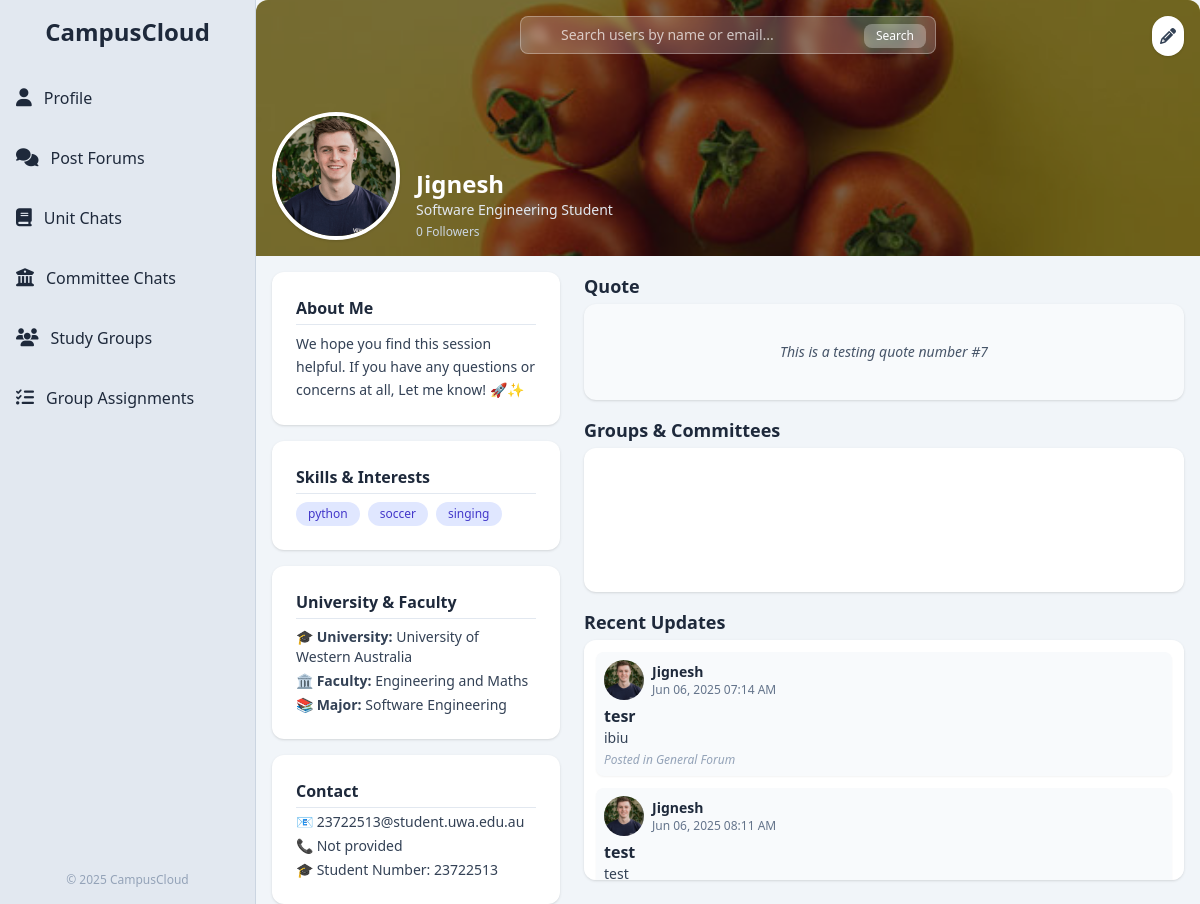
Screenshot of /profile (signed in) with the database file from the repository.
### app/models.py (models this page shows, shortened)
class User(db.Model, UserMixin):
    __tablename__ = 'users'
    id = db.Column(db.Integer, primary_key=True)
    full_name = db.Column(db.String(100), nullable=False)
    email = db.Column(db.String(120), unique=True, nullable=False)
    password_hash = db.Column(db.String(128), nullable=False)
    bio = db.Column(db.Text)
    job_title = db.Column(db.String(100))
    phone = db.Column(db.String(20))
    university = db.Column(db.String(100))
    faculty = db.Column(db.String(100))
    major = db.Column(db.String(100))
    student_number = db.Column(db.String(50))
    quote = db.Column(db.Text)
    skills = db.Column(db.Text)  # NEW: store skills as a comma-separated string
    profile_picture = db.Column(db.String(255))
    cover_picture = db.Column(db.String(255))
    created_at = db.Column(db.DateTime, default=db.func.now())
    committees = db.relationship('Committee', secondary=user_committees, backref='members', lazy='dynamic')
    posts = db.relationship('Post', backref='author', cascade='all, delete-orphan', passive_deletes=True, lazy='dynamic')
    comments = db.relationship('Comment', backref='author', cascade='all, delete-orphan', passive_deletes=True, lazy='dynamic')
    @property
    def skills_list(self):
        return [skill.strip() for skill in self.skills.split(',')] if self.skills else []

class Post(db.Model):
    __tablename__ = 'posts'
    id = db.Column(db.Integer, primary_key=True)
    title = db.Column(db.String(200))
    content = db.Column(db.Text, nullable=False)
    image_url = db.Column(db.String(255))  # uploaded image file path
    created_at = db.Column(db.DateTime, default=db.func.now())
    likes = db.Column(db.Integer, default=0)
    user_id = db.Column(db.Integer, db.ForeignKey('users.id', ondelete='CASCADE', name='fk_posts_user_id'), nullable=False)
    committee_id = db.Column(db.Integer, db.ForeignKey('committees.id', ondelete='SET NULL', name='fk_posts_committee_id'), nullable=True)
    committee = db.relationship('Committee', backref='posts', lazy='joined')
    comments = db.relationship('Comment', backref='post', cascade='all, delete-orphan', passive_deletes=True, lazy='dynamic')

### app/routes.py (the view)
@bp.route('/profile')
@login_required
def profile_landing_page():
    return render_template('profile_landingpage.html', user=current_user)

### app/__init__.py (called while the page is built)
def create_app():
    app = Flask(__name__)
    app.config['SECRET_KEY'] = 'yoursecretkey'
    app.config['SQLALCHEMY_DATABASE_URI'] = 'sqlite:///app.db'
    db.init_app(app)
    migrate.init_app(app, db)
    login_manager.init_app(app)
    login_manager.login_view = 'routes.index'  # Redirect to this route if not logged in
    from app.models import User
    @login_manager.user_loader
    def load_user(user_id):
        return User.query.get(int(user_id))
    from app.routes import bp as routes_bp
    app.register_blueprint(routes_bp)
    return app

### app/templates/profile_landingpage.html (shortened to what this page needs)
{% extends "base.html" %}
{% block content %}
<div class="relative w-full h-64 bg-slate-300 rounded-t-xl">
  <img src="{{ user.cover_picture or 'https://images.unsplash.com/photo-1548883151-3b92dbd284dc?q=80&w=3133&auto=format&fit=crop' }}"
       alt="Profile cover"
       class="object-cover w-full h-full rounded-t-xl" />
  <div class="absolute inset-0 bg-black bg-opacity-50 flex items-end gap-4 p-4 rounded-t-xl">
    <img src="{{ user.profile_picture or 'https://randomuser.me/api/portraits/men/44.jpg' }}"
         alt="Profile picture"
         class="rounded-full border-4 border-white w-32 h-32 object-cover shadow" />
    <div>
      <h1 class="text-2xl font-bold text-white">{{ user.full_name }}</h1>
      <p class="text-sm text-slate-200">{{ user.job_title }}</p>
      <p class="text-xs text-slate-300 mt-1">{{ user.followers_count or 0 }} Followers</p>
    </div>
    <a href="{{ url_for('routes.edit_profile') }}"
       class="absolute top-4 right-4 bg-white text-slate-700 rounded-full p-2 shadow hover:bg-indigo-600 hover:text-white transition">
      <i class="fas fa-pencil-alt"></i>
    </a>
  </div>
  <div class="absolute top-4 left-1/2 transform -translate-x-1/2 w-full max-w-md px-4">
    <form action="{{ url_for('routes.search_users') }}" method="GET" class="relative">
      <div class="relative">
        <div class="absolute inset-y-0 left-0 flex items-center pl-3 pointer-events-none">
          <svg class="w-4 h-4 text-white opacity-70" xmlns="http://www.w3.org/2000/svg" fill="none" viewBox="0 0 20 20">
            <path stroke="currentColor" stroke-linecap="round" stroke-linejoin="round" stroke-width="2"
                  d="m19 19-4-4m0-7A7 7 0 1 1 1 8a7 7 0 0 1 14 0Z"/>
          </svg>
        </div>
        <input type="search"
               id="search-users"
               name="query"
               class="block w-full p-2 pl-10 text-sm text-white border border-white/30 rounded-lg bg-white/20 backdrop-blur-sm focus:ring-indigo-400 focus:border-indigo-400 placeholder-white placeholder-opacity-70 transition"
               placeholder="Search users by name or email..."
               required>
        <button type="submit"
                class="absolute right-2.5 bottom-1.5 bg-white/30 hover:bg-white/40 text-white px-3 py-1 rounded-lg text-xs font-medium transition">
          Search
        </button>
      </div>
    </form>
  </div>
</div>
<div class="max-w-6xl mx-auto mt-4 grid grid-cols-1 md:grid-cols-3 gap-6 px-4 items-start">
  <aside class="md:col-span-1 flex flex-col gap-4 self-start h-fit">
    <div class="bg-white rounded-xl shadow p-6">
      <h3 class="text-md font-semibold text-slate-800 mb-2 border-b border-slate-200 pb-1">About Me</h3>
      <p class="text-sm text-slate-700 leading-relaxed break-words">{{ user.bio or "No bio available." }}</p>
    </div>
    <div class="bg-white rounded-xl shadow p-6">
      <h3 class="text-md font-semibold text-slate-800 mb-2 border-b border-slate-200 pb-1">Skills & Interests</h3>
      {% if user.skills %}
      <div class="flex flex-wrap gap-2">
        {% for skill in user.skills.split(',') %}
        <span class="bg-indigo-100 text-indigo-700 rounded-full px-3 py-1 text-xs font-medium">{{ skill.strip() }}</span>
        {% endfor %}
      </div>
      {% else %}
      <p class="text-sm text-slate-600">No skills added yet.</p>
      {% endif %}
    </div>
    <div class="bg-white rounded-xl shadow p-6 space-y-2">
      <h3 class="text-md font-semibold text-slate-800 border-b border-slate-200 pb-1">University & Faculty</h3>
      <ul class="text-sm text-slate-700 space-y-1">
        <li>🎓 <strong>University:</strong> {{ user.university or 'Not specified' }}</li>
        <li>🏛️ <strong>Faculty:</strong> {{ user.faculty or 'Not specified' }}</li>
        <li>📚 <strong>Major:</strong> {{ user.major or 'Not specified' }}</li>
      </ul>
    </div>
    <div class="bg-white rounded-xl shadow p-6 space-y-1">
      <h3 class="text-md font-semibold text-slate-800 border-b border-slate-200 pb-1">Contact</h3>
      <p class="text-sm text-slate-700 break-words">📧 {{ user.email }}</p>
      <p class="text-sm text-slate-700 break-words">📞 {{ user.phone or 'Not provided' }}</p>
      <p class="text-sm text-slate-700 break-words">🎓 Student Number: {{ user.student_number or 'Not provided' }}</p>
    </div>
  </aside>
  <main class="md:col-span-2 flex flex-col gap-4">
    <section class="mt-0">
      <h2 class="text-lg font-semibold text-slate-800 mb-1">Quote</h2>
      <div class="bg-slate-50 rounded-xl shadow p-3 h-24 flex items-center justify-center">
        <p class="text-sm text-slate-600 italic break-words leading-relaxed text-center">
          {{ user.quote or "No motivational quote set yet. Feel free to edit your profile to add one!" }}
        </p>
      </div>
    </section>
    <section class="mt-0">
      <h2 class="text-lg font-semibold text-slate-800 mb-1">Groups & Committees</h2>
      <div class="bg-white rounded-xl shadow p-3 h-36 overflow-y-auto">
      </div>
    </section>
    <section class="mt-0">
      <h2 class="text-lg font-semibold text-slate-800 mb-1">Recent Updates</h2>
      <div class="bg-white rounded-xl shadow p-3 h-60 overflow-y-auto flex flex-col gap-3">
        {% if user.posts %}
          {% for post in user.posts %}
          <div class="bg-slate-50 rounded-lg p-2 shadow-sm hover:shadow transition duration-300">
            <div class="flex items-center gap-2">
              <img src="{{ user.profile_picture or 'https://randomuser.me/api/portraits/men/44.jpg' }}"
                   alt="Profile picture"
                   class="rounded-full w-10 h-10 object-cover" />
              <div>
                <h3 class="text-sm font-semibold text-slate-800">{{ user.full_name }}</h3>
                <p class="text-xs text-slate-500">{{ post.created_at.strftime('%b %d, %Y %I:%M %p') }}</p>
              </div>
            </div>
            {% if post.title %}
            <h4 class="mt-1 text-base font-semibold text-slate-800 break-words">{{ post.title }}</h4>
            {% endif %}
            <p class="text-slate-700 text-sm break-words">{{ post.content }}</p>
            <p class="text-xs text-slate-400 italic mt-1">Posted in General Forum</p>
          </div>
          {% endfor %}
        {% else %}
        <div class="text-center text-slate-500 flex items-center justify-center h-full">
          No posts yet!
        </div>
        {% endif %}
      </div>
    </section>
  </main>
</div>
{% endblock %}

### rows the page displays
User: cover_picture (picture), profile_picture (picture), full_name "Jignesh", job_title "Software Engineering Student", bio "We hope you find this session helpful. If you have any questions or concerns at all, Let me know! 🚀✨", university "University of Western Australia", faculty "Engineering and Maths", major "Software Engineering", email "23722513@student.uwa.edu.au", phone "Not provided", student_number "23722513", quote "This is a testing quote number #7"
Post: profile_picture (picture), created_at "Jun 06, 2025 07:14 AM", title "tesr", content "ibiu"
Post: profile_picture (picture), created_at "Jun 06, 2025 08:11 AM", title "test", content "test"

### other values shown
{{ user.followers_count or 0 }} "0"
{{ skill.strip() }} "python" "soccer" "singing"
